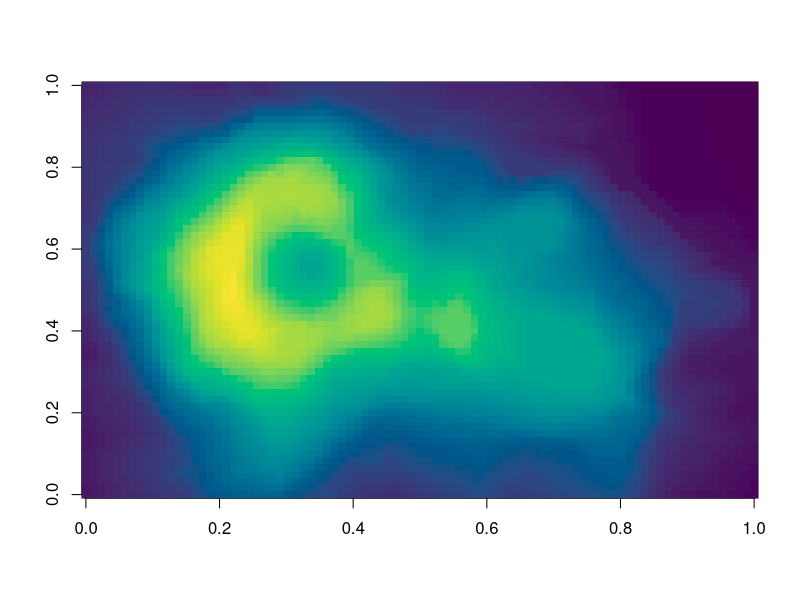
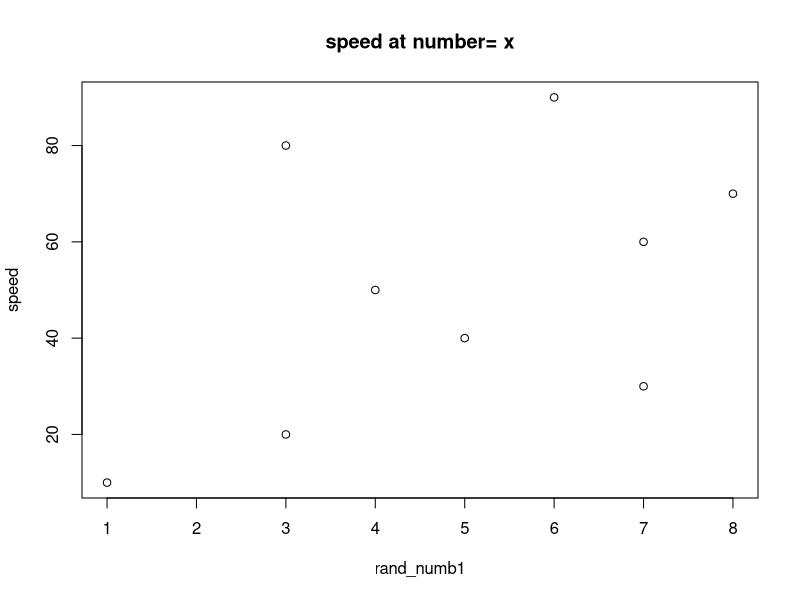

R code for these plots, in order:
## ---- chunk 1
image(volcano, col= hcl.colors(200, palette = 'viridis'))

#note, to run this part of the script you need to have the package viridis installed in you R library- install.packages('viridis')
## ---- chunk 2
#creating dataset
rand_numb1 <- c(1, 3, 7, 5, 4, 7, 8, 3, 6)
speed <- c(10, 20, 30, 40, 50, 60, 70, 80, 90)
Rmkd_dataset <- data.frame(rand_numb1, speed)

#displaying dataset
head(Rmkd_dataset)

## ---- chunk 3


summary(Rmkd_dataset)
## ---- chunk 4
plot(Rmkd_dataset, type = "p", main = "speed at number= x")
